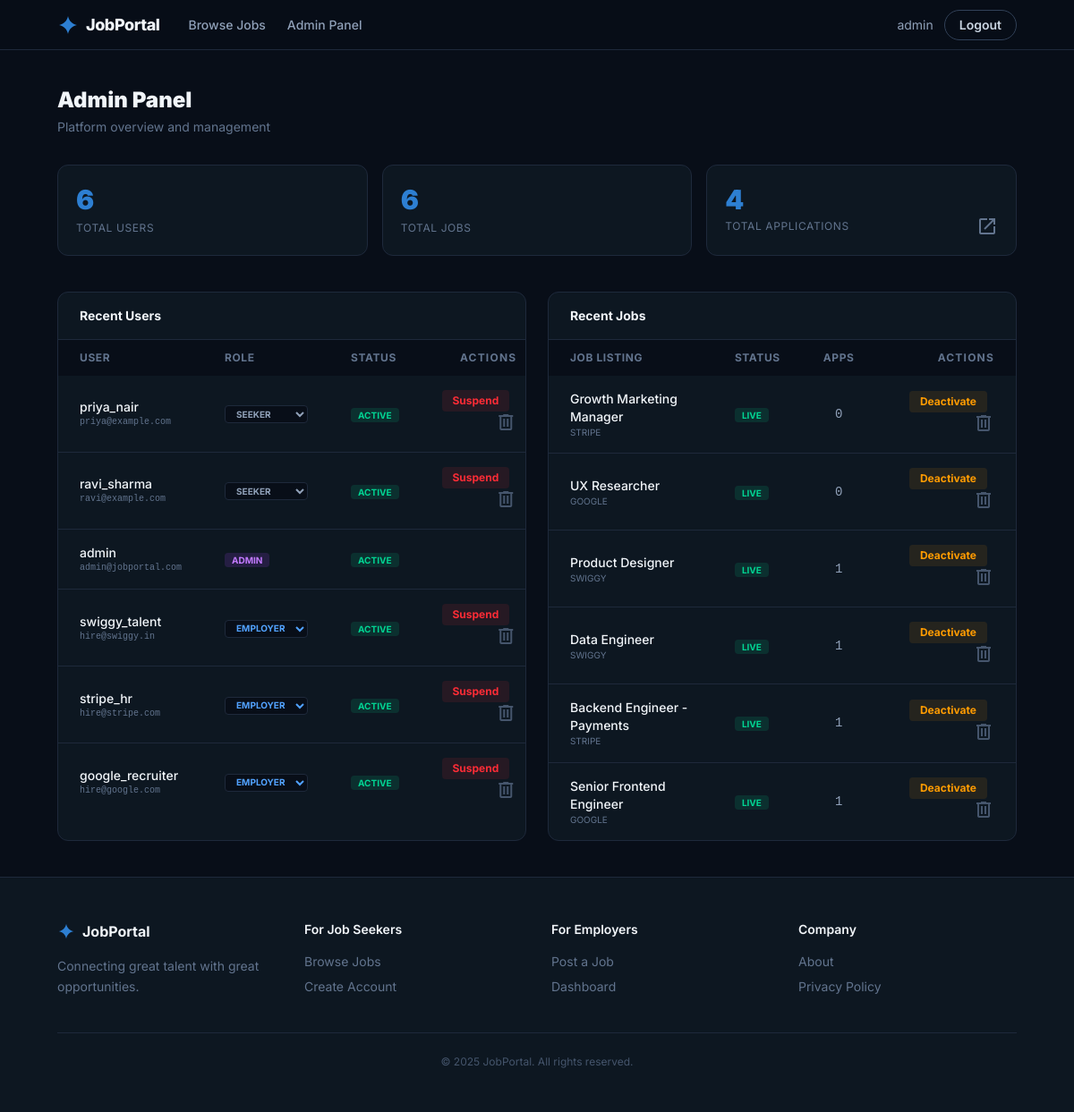
The app's page /admin (signed in) with its own data.
### models.py (models this page shows)
class User(UserMixin, db.Model):
    id = db.Column(db.Integer, primary_key=True)
    username = db.Column(db.String(80), unique=True, nullable=False)
    email = db.Column(db.String(120), unique=True, nullable=False)
    password_hash = db.Column(db.String(256))
    role = db.Column(db.String(20), nullable=False, default='seeker')  # seeker / employer / admin
    company_name = db.Column(db.String(100))  # only for employers
    is_active = db.Column(db.Boolean, default=True)
    created_at = db.Column(db.DateTime, default=datetime.utcnow)
    jobs = db.relationship('Job', backref='employer', lazy=True, foreign_keys='Job.employer_id')
    applications = db.relationship('Application', backref='seeker', lazy=True, foreign_keys='Application.seeker_id')

class Job(db.Model):
    id = db.Column(db.Integer, primary_key=True)
    title = db.Column(db.String(120), nullable=False)
    description = db.Column(db.Text, nullable=False)
    location = db.Column(db.String(100), nullable=False)
    salary = db.Column(db.String(60))
    category = db.Column(db.String(60))
    job_type = db.Column(db.String(40), default='Full Time')  # Full Time / Part Time / Contract / Remote
    experience = db.Column(db.String(40))  # e.g. 2-4 years
    skills = db.Column(db.String(200))  # comma separated
    employer_id = db.Column(db.Integer, db.ForeignKey('user.id'), nullable=False)
    is_active = db.Column(db.Boolean, default=True)
    created_at = db.Column(db.DateTime, default=datetime.utcnow)
    applications = db.relationship('Application', backref='job', lazy=True)

### app.py (the view)
@app.route('/admin')
@login_required
def admin_dashboard():
    if current_user.role != 'admin':
        flash('Admin access only.', 'error')
        return redirect(url_for('index'))
    users = User.query.order_by(User.created_at.desc()).all()
    jobs = Job.query.order_by(Job.created_at.desc()).all()
    apps = Application.query.all()
    return render_template('dashboards/admin.html', users=users, jobs=jobs, apps=apps)

### templates/dashboards/admin.html (shortened to what this page needs)
{% extends "base.html" %}
{% block content %}
<div class="max-w-7xl mx-auto px-6 lg:px-16 py-10">
    <div class="mb-8">
        <h1 class="text-2xl font-black">Admin Panel</h1>
        <p class="text-slate-500 text-sm mt-1">Platform overview and management</p>
    </div>
    <div class="grid grid-cols-1 md:grid-cols-3 gap-4 mb-10">
        <div class="bg-surface border border-border rounded-xl p-5">
            <span class="text-3xl font-black text-primary block">{{ users|length }}</span>
            <span class="text-xs text-slate-500 uppercase tracking-wider">Total Users</span>
        </div>
        <div class="bg-surface border border-border rounded-xl p-5">
            <span class="text-3xl font-black text-primary block">{{ jobs|length }}</span>
            <span class="text-xs text-slate-500 uppercase tracking-wider">Total Jobs</span>
        </div>
        <a href="{{ url_for('admin_applications') }}"
            class="bg-surface border border-border rounded-xl p-5 block btn-hover">
            <span class="text-3xl font-black text-primary block">{{ apps|length }}</span>
            <span class="text-xs text-slate-500 uppercase tracking-wider flex items-center justify-between">
                Total Applications
                <span class="material-symbols-outlined text-sm">open_in_new</span>
            </span>
        </a>
    </div>
    <div class="grid grid-cols-1 lg:grid-cols-2 gap-6">
        <div class="bg-surface border border-border rounded-xl overflow-hidden">
            <div class="px-6 py-4 border-b border-border">
                <h2 class="font-bold text-sm">Recent Users</h2>
            </div>
            <table class="w-full text-sm">
                <thead class="bg-bg-dark text-slate-500 text-xs uppercase tracking-wider">
                    <tr>
                        <th class="text-left px-6 py-3">User</th>
                        <th class="text-left px-6 py-3">Role</th>
                        <th class="text-left px-6 py-3">Status</th>
                        <th class="text-right px-6 py-3 tracking-widest">Actions</th>
                    </tr>
                </thead>
                <tbody class="divide-y divide-border">
                    {% for user in users %}
                    <tr class="hover:bg-bg-dark/30 transition-colors">
                        <td class="px-6 py-4">
                            <div class="font-medium text-slate-100">{{ user.username }}</div>
                            <div class="text-[10px] text-slate-500 font-mono">{{ user.email }}</div>
                        </td>
                        <td class="px-6 py-4">
                            {% if user.id != current_user.id %}
                            <form action="{{ url_for('admin_change_user_role', user_id=user.id) }}" method="POST"
                                class="inline-block">
                                <select name="role" onchange="this.form.submit()" class="bg-bg-dark border border-border rounded px-2 py-0.5 text-[10px] font-bold uppercase focus:ring-1 focus:ring-primary outline-none
                                    {% if user.role == 'admin' %}text-purple-400
                                    {% elif user.role == 'employer' %}text-blue-400
                                    {% else %}text-slate-400{% endif %}">
                                    <option value="seeker" {% if user.role=='seeker' %}selected{% endif %}>Seeker
                                    </option>
                                    <option value="employer" {% if user.role=='employer' %}selected{% endif %}>Employer
                                    </option>
                                </select>
                            </form>
                            {% else %}
                            <span
                                class="px-2 py-0.5 rounded text-[10px] font-bold uppercase bg-purple-500/15 text-purple-400">
                                {{ user.role }}
                            </span>
                            {% endif %}
                        </td>
                        <td class="px-6 py-4">
                            <span class="px-2 py-0.5 rounded text-[10px] font-bold uppercase
                                {% if user.is_active %}bg-emerald-500/15 text-emerald-400
                                {% else %}bg-red-500/15 text-red-400{% endif %}">
                                {{ 'Active' if user.is_active else 'Suspended' }}
                            </span>
                        </td>
                        <td class="px-6 py-4 text-right space-x-2">
                            {% if user.id != current_user.id %}
                            <form action="{{ url_for('admin_toggle_user_status', user_id=user.id) }}" method="POST"
                                class="inline">
                                <button type="submit" class="text-xs font-bold px-3 py-1 rounded transition-all btn-hover
                                    {% if user.is_active %}bg-red-500/10 text-red-500 hover:bg-red-500/20
                                    {% else %}bg-emerald-500/10 text-emerald-500 hover:bg-emerald-500/20{% endif %}">
                                    {{ 'Suspend' if user.is_active else 'Activate' }}
                                </button>
                            </form>
                            <form action="{{ url_for('admin_delete_user', user_id=user.id) }}" method="POST"
                                class="inline" onsubmit="return confirm('Account deletion is permanent. Continue?');">
                                <button type="submit"
                                    class="text-slate-600 hover:text-red-500 transition-colors btn-hover">
                                    <span class="material-symbols-outlined text-lg">delete</span>
                                </button>
                            </form>
                            {% endif %}
                        </td>
                    </tr>
                    {% endfor %}
                </tbody>
            </table>
        </div>
        <div class="bg-surface border border-border rounded-xl overflow-hidden">
            <div class="px-6 py-4 border-b border-border">
                <h2 class="font-bold text-sm">Recent Jobs</h2>
            </div>
            <table class="w-full text-sm">
                <thead class="bg-bg-dark text-slate-500 text-xs uppercase tracking-wider">
                    <tr>
                        <th class="text-left px-6 py-3">Job Listing</th>
                        <th class="text-left px-6 py-3">Status</th>
                        <th class="text-center px-6 py-3">Apps</th>
                        <th class="text-right px-6 py-3 tracking-widest">Actions</th>
                    </tr>
                </thead>
                <tbody class="divide-y divide-border">
                    {% for job in jobs %}
                    <tr class="hover:bg-bg-dark/30 transition-colors">
                        <td class="px-6 py-4">
                            <a href="{{ url_for('job_detail', job_id=job.id) }}"
                                class="font-medium text-slate-100 hover:text-primary transition-colors">{{ job.title
                                }}</a>
                            <div class="text-[10px] text-slate-500 uppercase">{{ job.employer.company_name or
                                job.employer.username }}</div>
                        </td>
                        <td class="px-6 py-4">
                            <span class="px-2 py-0.5 rounded text-[10px] font-bold uppercase
                                {% if job.is_active %}bg-emerald-500/15 text-emerald-400
                                {% else %}bg-amber-500/15 text-amber-400{% endif %}">
                                {{ 'Live' if job.is_active else 'Deactivated' }}
                            </span>
                        </td>
                        <td class="px-6 py-4 text-slate-400 font-mono text-center">{{ job.applications|length }}</td>
                        <td class="px-6 py-4 text-right space-x-2">
                            <form action="{{ url_for('admin_toggle_job_status', job_id=job.id) }}" method="POST"
                                class="inline">
                                <button type="submit" class="text-xs font-bold px-3 py-1 rounded transition-all btn-hover
                                    {% if job.is_active %}bg-amber-500/10 text-amber-500 hover:bg-amber-500/20
                                    {% else %}bg-emerald-500/10 text-emerald-500 hover:bg-emerald-500/20{% endif %}">
                                    {{ 'Deactivate' if job.is_active else 'Approve' }}
                                </button>
                            </form>
                            <form action="{{ url_for('admin_delete_job', job_id=job.id) }}" method="POST" class="inline"
                                onsubmit="return confirm('Delete job listing permanently?');">
                                <button type="submit"
                                    class="text-slate-600 hover:text-red-500 transition-colors btn-hover">
                                    <span class="material-symbols-outlined text-lg">delete</span>
                                </button>
                            </form>
                        </td>
                    </tr>
                    {% endfor %}
                </tbody>
            </table>
        </div>
    </div>
</div>
{% endblock %}

### templates/base.html (shortened to what this page needs)
<!DOCTYPE html>
<html class="dark" lang="en">
<head>
    <link rel="stylesheet" href="{{ url_for('static', filename='css/main.css') }}" />
</head>
<body class="bg-bg-dark text-slate-100 antialiased min-h-screen flex flex-col">
    <nav
        class="sticky top-0 z-50 h-14 bg-bg-dark/90 backdrop-blur border-b border-border flex items-center px-6 lg:px-16">
        <div class="flex items-center gap-8 flex-1">
            <a href="{{ url_for('index') }}" class="flex items-center gap-2 shrink-0">
                <div class="size-6 text-primary">
                    <svg fill="currentColor" viewBox="0 0 48 48" xmlns="http://www.w3.org/2000/svg">
                        <path
                            d="M24 4C25.7818 14.2173 33.7827 22.2182 44 24C33.7827 25.7818 25.7818 33.7827 24 44C22.2182 33.7827 14.2173 25.7818 4 24C14.2173 22.2182 22.2182 14.2173 24 4Z" />
                    </svg>
                </div>
                <span class="text-lg font-extrabold tracking-tight">JobPortal</span>
            </a>
            <div class="hidden md:flex items-center gap-6">
                <a href="{{ url_for('jobs') }}" class="text-sm font-medium text-slate-400 nav-link">Browse Jobs</a>
                {% if current_user.is_authenticated and current_user.role == 'employer' %}
                <a href="{{ url_for('employer_dashboard') }}"
                    class="text-sm font-medium text-slate-400 nav-link">Dashboard</a>
                <a href="{{ url_for('post_job') }}" class="text-sm font-medium text-slate-400 nav-link">Post a Job</a>
                {% elif current_user.is_authenticated and current_user.role == 'seeker' %}
                <a href="{{ url_for('seeker_dashboard') }}" class="text-sm font-medium text-slate-400 nav-link">My
                    Applications</a>
                {% elif current_user.is_authenticated and current_user.role == 'admin' %}
                <a href="{{ url_for('admin_dashboard') }}" class="text-sm font-medium text-slate-400 nav-link">Admin
                    Panel</a>
                {% endif %}
            </div>
        </div>
        <div class="flex items-center gap-3">
            {% if current_user.is_authenticated %}
            <span class="text-sm text-slate-400 hidden sm:block">{{ current_user.username }}</span>
            <a href="{{ url_for('logout') }}"
                class="text-sm font-semibold border border-slate-700 text-slate-300 px-4 py-1.5 rounded-full btn-hover hover:bg-slate-800">Logout</a>
            {% endif %}
        </div>
    </nav>
    <main class="flex-1">
        {% block content %}{% endblock %}
    </main>
    <footer class="bg-surface border-t border-border mt-auto py-12 px-6 lg:px-16">
        <div class="max-w-7xl mx-auto grid grid-cols-2 md:grid-cols-4 gap-8">
            <div class="col-span-2 md:col-span-1">
                <div class="flex items-center gap-2 mb-4">
                    <div class="size-5 text-primary">
                        <svg fill="currentColor" viewBox="0 0 48 48">
                            <path
                                d="M24 4C25.7818 14.2173 33.7827 22.2182 44 24C33.7827 25.7818 25.7818 33.7827 24 44C22.2182 33.7827 14.2173 25.7818 4 24C14.2173 22.2182 22.2182 14.2173 24 4Z" />
                        </svg>
                    </div>
                    <span class="font-bold">JobPortal</span>
                </div>
                <p class="text-slate-500 text-sm leading-relaxed">Connecting great talent with great opportunities.</p>
            </div>
            <div>
                <h4 class="font-semibold mb-4 text-sm">For Job Seekers</h4>
                <ul class="space-y-2 text-sm text-slate-500">
                    <li><a href="{{ url_for('jobs') }}" class="footer-link">Browse Jobs</a>
                    </li>
                    <li><a href="{{ url_for('register') }}" class="footer-link">Create
                            Account</a></li>
                </ul>
            </div>
            <div>
                <h4 class="font-semibold mb-4 text-sm">For Employers</h4>
                <ul class="space-y-2 text-sm text-slate-500">
                    <li><a href="{{ url_for('post_job') }}" class="footer-link">Post a Job</a>
                    </li>
                    <li><a href="{{ url_for('employer_dashboard') }}" class="footer-link">Dashboard</a></li>
                </ul>
            </div>
            <div>
                <h4 class="font-semibold mb-4 text-sm">Company</h4>
                <ul class="space-y-2 text-sm text-slate-500">
                    <li><a href="{{ url_for('about') }}" class="footer-link">About</a></li>
                    <li><a href="{{ url_for('privacy') }}" class="footer-link">Privacy
                            Policy</a></li>
                </ul>
            </div>
        </div>
        <div class="max-w-7xl mx-auto mt-10 pt-6 border-t border-border text-center text-slate-600 text-xs">
            © 2025 JobPortal. All rights reserved.
        </div>
    </footer>
</body>
</html>

### records on screen
User: username "admin", email "admin@jobportal.com", role "ADMIN", is_active "ACTIVE"
User: username "priya_nair", email "priya@example.com", role "Seeker", is_active "ACTIVE", is_active "Suspend"
User: username "ravi_sharma", email "ravi@example.com", role "Seeker", is_active "ACTIVE", is_active "Suspend"
User: username "swiggy_talent", email "hire@swiggy.in", role "Employer", is_active "ACTIVE", is_active "Suspend"
User: username "stripe_hr", email "hire@stripe.com", role "Employer", is_active "ACTIVE", is_active "Suspend"
User: username "google_recruiter", email "hire@google.com", role "Employer", is_active "ACTIVE", is_active "Suspend"
Job: title "Growth Marketing Manager", employer "STRIPE", is_active "LIVE", applications|length "0", is_active "Deactivate"
Job: title "UX Researcher", employer "GOOGLE", is_active "LIVE", applications|length "0", is_active "Deactivate"
Job: title "Product Designer", employer "SWIGGY", is_active "LIVE", applications|length "1", is_active "Deactivate"
Job: title "Data Engineer", employer "SWIGGY", is_active "LIVE", applications|length "1", is_active "Deactivate"
Job: title "Backend Engineer - Payments", employer "STRIPE", is_active "LIVE", applications|length "1", is_active "Deactivate"
Job: title "Senior Frontend Engineer", employer "GOOGLE", is_active "LIVE", applications|length "1", is_active "Deactivate"

### other values on screen
{{ users|length }} "6"
{{ jobs|length }} "6"
{{ apps|length }} "4"
